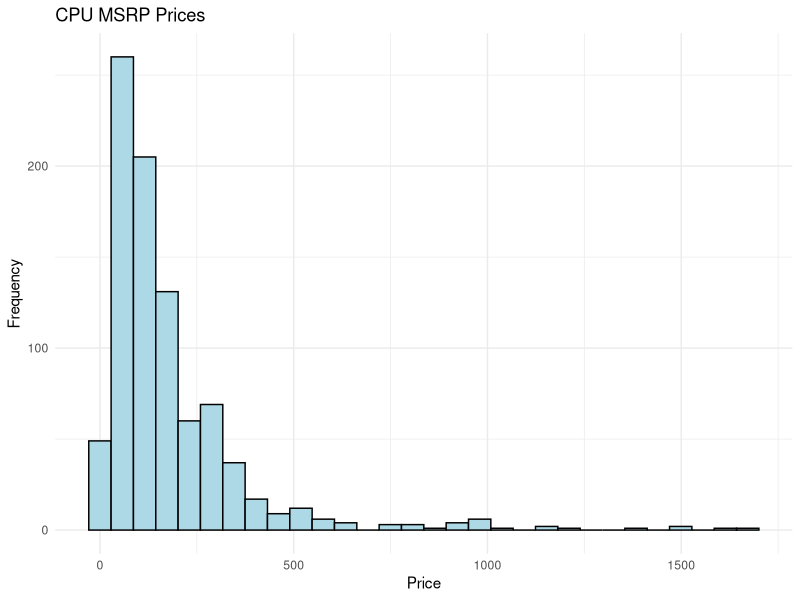
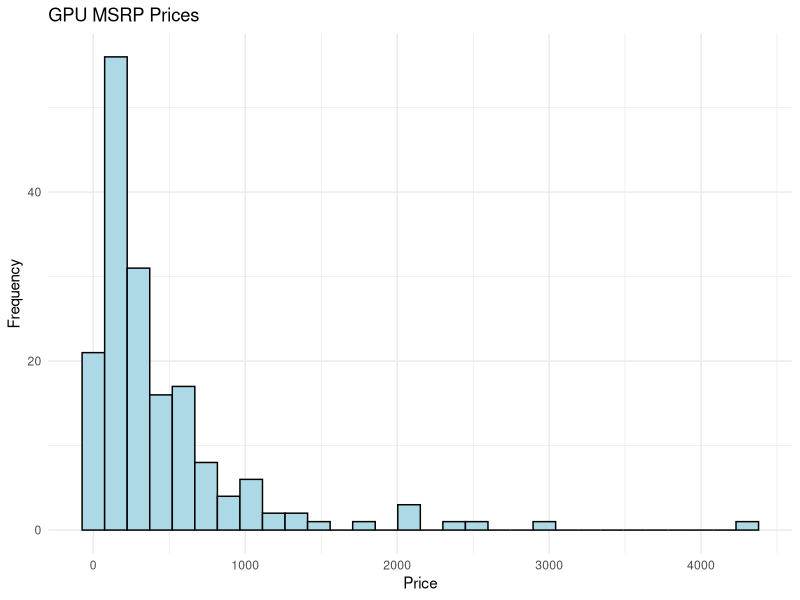
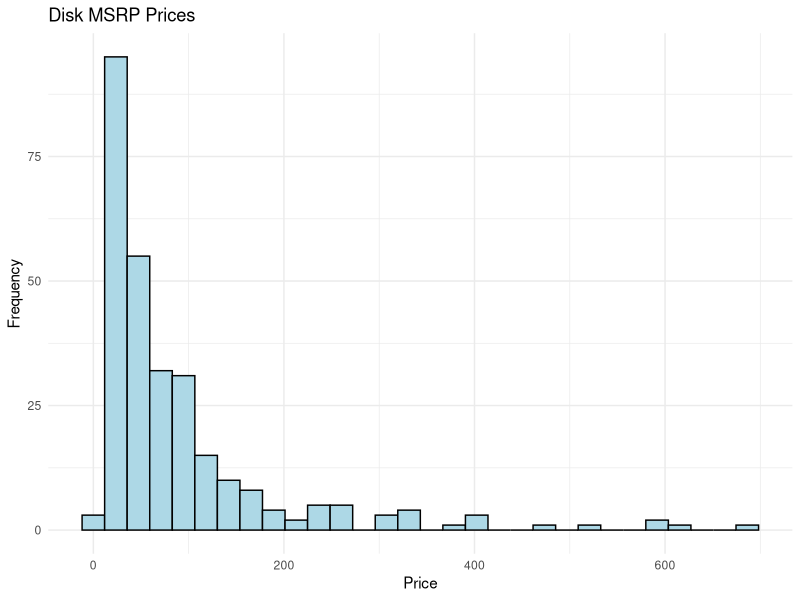
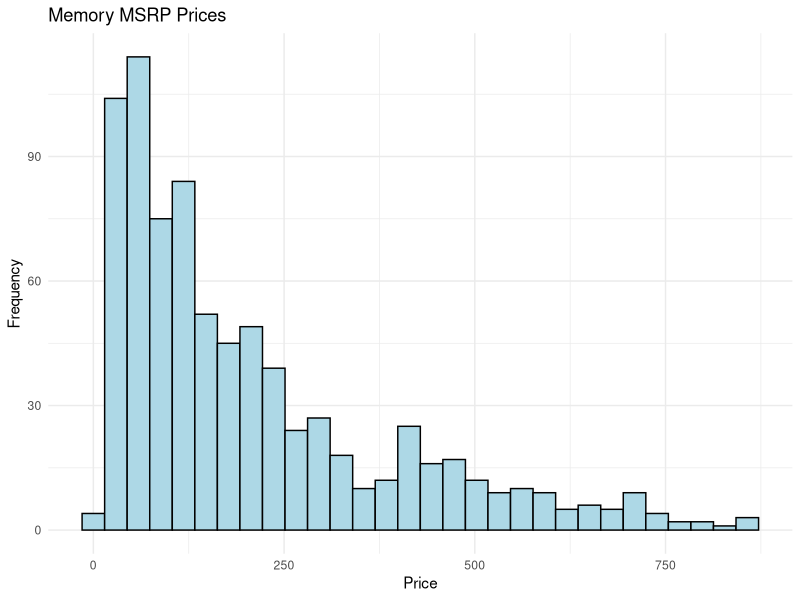
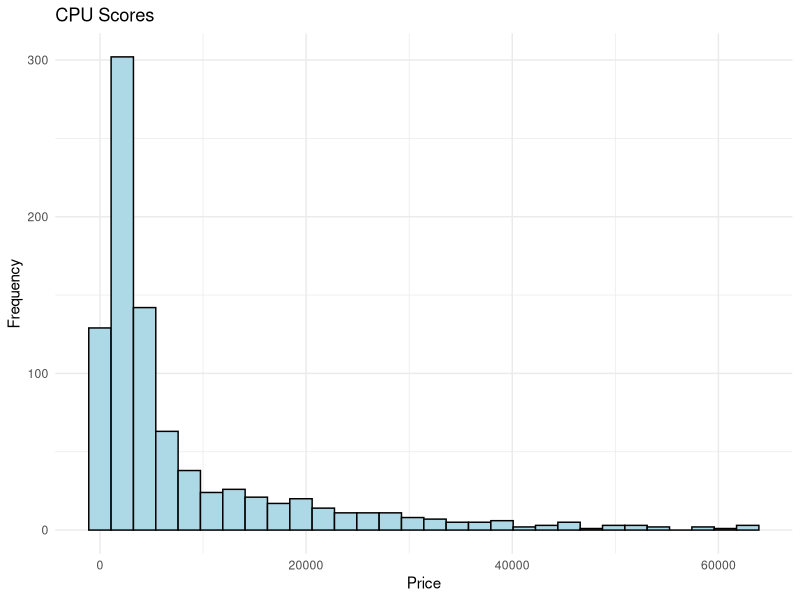
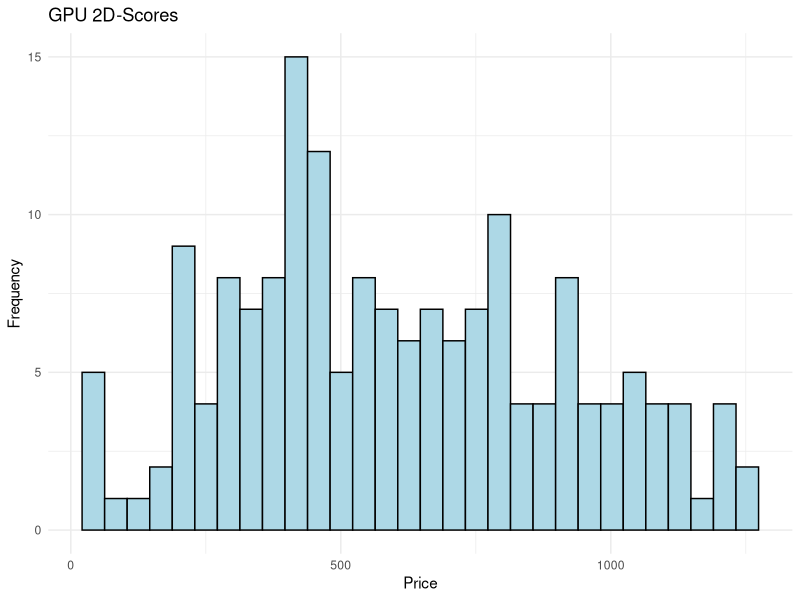
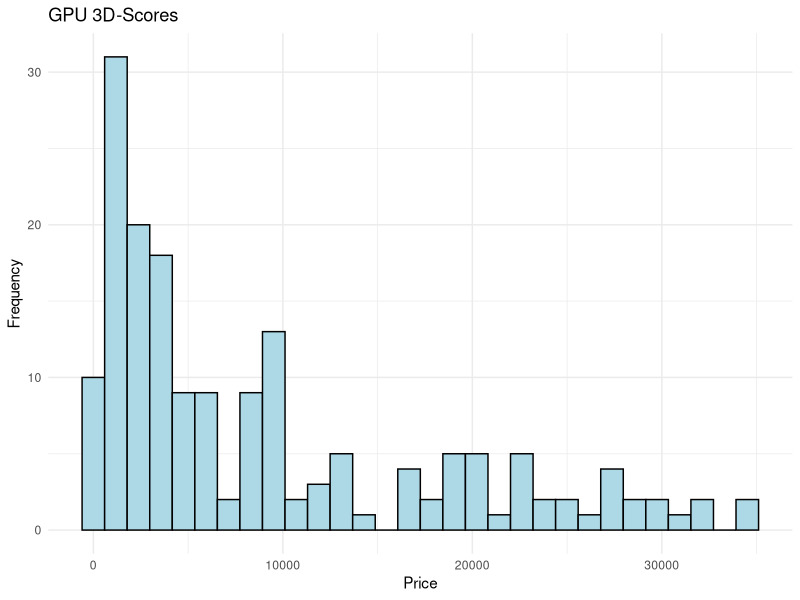
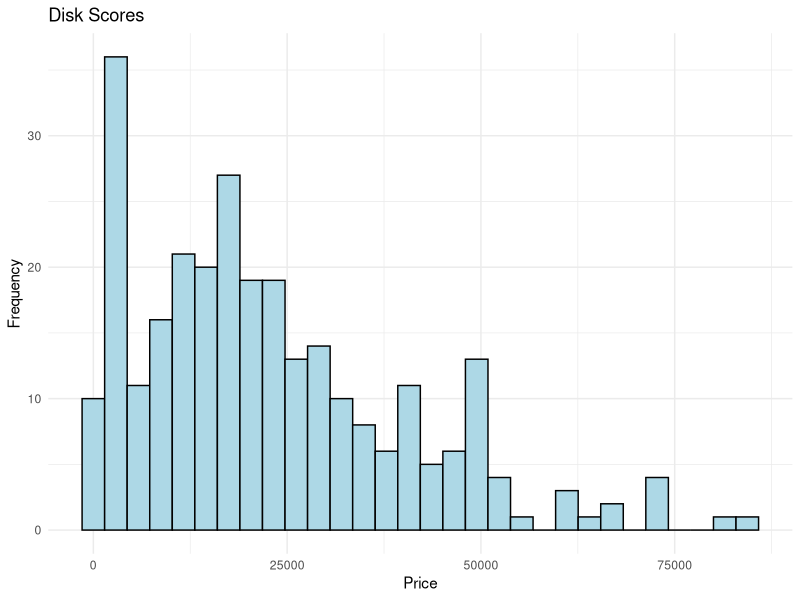

These charts were generated, in order, by the following R code:
## ---- chunk 1
if (!require("ggplot2")) install.packages("ggplot2")
if (!require("dplyr")) install.packages("dplyr")
## ---- chunk 2
CPU <- read.csv("../final_data/CPU.csv")
CPU$ReleaseDate <- as.Date(CPU$ReleaseDate, format = "%Y-%m-%d")
CPU$CurrentDate <- as.Date(CPU$CurrentDate, format = "%Y-%m-%d")
CPU$Score <- as.numeric(CPU$Score)
CPU$X.1 <- NULL
CPU$X <- NULL
summary(CPU)
## ---- chunk 3
GPU <- read.csv("../final_data/GPU.csv")
GPU$ReleaseDate <- as.Date(GPU$ReleaseDate, format = "%Y-%m-%d")
GPU$CurrentDate <- as.Date(GPU$CurrentDate, format = "%Y-%m-%d")
GPU$G3DScore <- as.numeric(GPU$G3DScore)
GPU$G2DScore <- as.numeric(GPU$G2DScore)
GPU$X.1 <- NULL
GPU$X <- NULL
summary(GPU)
## ---- chunk 4
Disk <- read.csv("../final_data/Disk.csv")
Disk$ReleaseDate <- as.Date(Disk$ReleaseDate, format = "%Y-%m-%d")
Disk$CurrentDate <- as.Date(Disk$CurrentDate, format = "%Y-%m-%d")
Disk$Score <- as.numeric(Disk$Score)
Disk$X.1 <- NULL
Disk$X <- NULL
summary(Disk)
## ---- chunk 5
Memory <- read.csv("../final_data/Memory.csv")
Memory$ReleaseDate <- as.Date(Memory$ReleaseDate, format = "%Y-%m-%d")
Memory$CurrentDate <- as.Date(Memory$CurrentDate, format = "%Y-%m-%d")
Memory$Score <- as.numeric(Memory$Score)
Memory$X.1 <- NULL
Memory$X <- NULL
summary(Memory)
## ---- chunk 6
ggplot(CPU, aes(x=AdjustedReleasePrice)) + 
  geom_histogram(bins=30, fill="lightblue", color="black") +
  labs(title="CPU MSRP Prices", x="Price", y="Frequency") +
  theme_minimal()

ggplot(GPU, aes(x=AdjustedReleasePrice)) + 
  geom_histogram(bins=30, fill="lightblue", color="black") +
  labs(title="GPU MSRP Prices", x="Price", y="Frequency") +
  theme_minimal()

ggplot(Disk, aes(x=AdjustedReleasePrice)) + 
  geom_histogram(bins=30, fill="lightblue", color="black") +
  labs(title="Disk MSRP Prices", x="Price", y="Frequency") +
  theme_minimal()

ggplot(Memory, aes(x=AdjustedReleasePrice)) + 
  geom_histogram(bins=30, fill="lightblue", color="black") +
  labs(title="Memory MSRP Prices", x="Price", y="Frequency") +
  theme_minimal()
## ---- chunk 7
ggplot(CPU, aes(x=Score)) + 
  geom_histogram(bins=30, fill="lightblue", color="black") +
  labs(title="CPU Scores", x="Price", y="Frequency") +
  theme_minimal()

ggplot(GPU, aes(x=G2DScore)) + 
  geom_histogram(bins=30, fill="lightblue", color="black") +
  labs(title="GPU 2D-Scores", x="Price", y="Frequency") +
  theme_minimal()

ggplot(GPU, aes(x=G3DScore)) + 
  geom_histogram(bins=30, fill="lightblue", color="black") +
  labs(title="GPU 3D-Scores", x="Price", y="Frequency") +
  theme_minimal()

ggplot(Disk, aes(x=Score)) + 
  geom_histogram(bins=30, fill="lightblue", color="black") +
  labs(title="Disk Scores", x="Price", y="Frequency") +
  theme_minimal()

ggplot(Memory, aes(x=Score)) + 
  geom_histogram(bins=30, fill="lightblue", color="black") +
  labs(title="Memory Scores", x="Price", y="Frequency") +
  theme_minimal()
## ---- chunk 8
cpu_summary <- CPU %>% group_by(Quantile) %>% summarize(AvgPrice = mean(AdjustedReleasePrice))

gpu_summary <- GPU %>% group_by(Quantile) %>% summarize(AvgPrice = mean(AdjustedReleasePrice))

disk_summary <- Disk %>% group_by(Quantile) %>% summarize(AvgPrice = mean(AdjustedReleasePrice))

memory_summary <- Memory %>% group_by(Quantile) %>% summarize(AvgPrice = mean(AdjustedReleasePrice))



# Combining data

combined_data <- rbind(data.frame(Component = 'CPU', Quantile = cpu_summary$Quantile, Price = cpu_summary$AvgPrice),

                       data.frame(Component = 'GPU', Quantile = gpu_summary$Quantile, Price = gpu_summary$AvgPrice),

                       data.frame(Component = 'Disk', Quantile = disk_summary$Quantile, Price = disk_summary$AvgPrice),

                       data.frame(Component = 'Memory', Quantile = memory_summary$Quantile, Price = memory_summary$AvgPrice))



# Creating the plot

ggplot(combined_data, aes(x = Component, y = Price, fill = Quantile)) +

  geom_bar(stat = "identity", position = position_dodge()) +

  theme_minimal() +

  labs(title = "Component Release Prices per Quantile", x = "Component", y = "Price") +

  scale_fill_brewer(palette = "Set1") +

  theme(plot.title = element_text(hjust = 0.5))

## ---- chunk 9
# CPU Trend
ggplot(CPU, aes(x=ReleaseDate, y=AdjustedReleasePrice)) + 
  geom_line(color="blue") +
  geom_point(color="red") +
  labs(title="CPU Release Prices Over Time", x="Release Date", y="Price") +
  theme_minimal()

# GPU Trend
ggplot(GPU, aes(x=ReleaseDate, y=AdjustedReleasePrice)) + 
  geom_line(color="blue") +
  geom_point(color="red") +
  labs(title="GPU Release Prices Over Time", x="Release Date", y="Price") +
  theme_minimal()

# Disk Trend
ggplot(Disk, aes(x=ReleaseDate, y=AdjustedReleasePrice)) + 
  geom_line(color="blue") +
  geom_point(color="red") +
  labs(title="Disk Release Prices Over Time", x="Release Date", y="Price") +
  theme_minimal()

# Memory Trend
ggplot(Memory, aes(x=ReleaseDate, y=AdjustedReleasePrice)) + 
  geom_line(color="blue") +
  geom_point(color="red") +
  labs(title="Memory Release Prices Over Time", x="Release Date", y="Price") +
  theme_minimal()
## ---- chunk 10
# Add a Year column
CPU$Year <- format(CPU$ReleaseDate, "%Y")
GPU$Year <- format(GPU$ReleaseDate, "%Y")
Disk$Year <- format(Disk$ReleaseDate, "%Y")
Memory$Year <- format(Memory$ReleaseDate, "%Y")

# Calculate average price per year per quantile
cpu_yearly <- CPU %>%
  group_by(Year, Quantile) %>%
  summarize(AvgPrice = mean(ReleasePrice, na.rm = TRUE))

gpu_yearly <- GPU %>%
  group_by(Year, Quantile) %>%
  summarize(AvgPrice = mean(ReleasePrice, na.rm = TRUE))

disk_yearly <- Disk %>%
  group_by(Year, Quantile) %>%
  summarize(AvgPrice = mean(ReleasePrice, na.rm = TRUE))

memory_yearly <- Memory %>%
  group_by(Year, Quantile) %>%
  summarize(AvgPrice = mean(ReleasePrice, na.rm = TRUE))

# Plotting CPU Trend
ggplot(cpu_yearly, aes(x=Year, y=AvgPrice, color=Quantile, group=Quantile)) + 
  geom_line() +
  geom_point() +
  labs(title="CPU Average Release Prices Over Time per Quantile", x="Year", y="Average Price") +
  theme_minimal() +
  scale_color_brewer(palette = "Set1")

# Plotting GPU Trend
ggplot(gpu_yearly, aes(x=Year, y=AvgPrice, color=Quantile, group=Quantile)) + 
  geom_line() +
  geom_point() +
  labs(title="GPU Average Release Prices Over Time per Quantile", x="Year", y="Average Price") +
  theme_minimal() +
  scale_color_brewer(palette = "Set1")

# Plotting Disk Trend
ggplot(disk_yearly, aes(x=Year, y=AvgPrice, color=Quantile, group=Quantile)) + 
  geom_line() +
  geom_point() +
  labs(title="Disk Average Release Prices Over Time per Quantile", x="Year", y="Average Price") +
  theme_minimal() +
  scale_color_brewer(palette = "Set1")

# Plotting Memory Trend
ggplot(memory_yearly, aes(x=Year, y=AvgPrice, color=Quantile, group=Quantile)) + 
  geom_line() +
  geom_point() +
  labs(title="Memory Average Release Prices Over Time per Quantile", x="Year", y="Average Price") +
  theme_minimal() +
  scale_color_brewer(palette = "Set1")
## ---- chunk 11
# Add a Year column
CPU$Year <- format(CPU$ReleaseDate, "%Y")
GPU$Year <- format(GPU$ReleaseDate, "%Y")
Disk$Year <- format(Disk$ReleaseDate, "%Y")
Memory$Year <- format(Memory$ReleaseDate, "%Y")

# Calculate average price per year per quantile
cpu_yearly <- CPU %>%
  group_by(Year, Quantile) %>%
  summarize(AvgPrice = mean(AdjustedReleasePrice, na.rm = TRUE))

gpu_yearly <- GPU %>%
  group_by(Year, Quantile) %>%
  summarize(AvgPrice = mean(AdjustedReleasePrice, na.rm = TRUE))

disk_yearly <- Disk %>%
  group_by(Year, Quantile) %>%
  summarize(AvgPrice = mean(AdjustedReleasePrice, na.rm = TRUE))

memory_yearly <- Memory %>%
  group_by(Year, Quantile) %>%
  summarize(AvgPrice = mean(AdjustedReleasePrice, na.rm = TRUE))

# Plotting CPU Trend
ggplot(cpu_yearly, aes(x=Year, y=AvgPrice, color=Quantile, group=Quantile)) + 
  geom_line() +
  geom_point() +
  labs(title="CPU Average Adjusted Release Prices Over Time per Quantile", x="Year", y="Average Price") +
  theme_minimal() +
  scale_color_brewer(palette = "Set1")

# Plotting GPU Trend
ggplot(gpu_yearly, aes(x=Year, y=AvgPrice, color=Quantile, group=Quantile)) + 
  geom_line() +
  geom_point() +
  labs(title="GPU Average Adjusted Release Prices Over Time per Quantile", x="Year", y="Average Price") +
  theme_minimal() +
  scale_color_brewer(palette = "Set1")

# Plotting Disk Trend
ggplot(disk_yearly, aes(x=Year, y=AvgPrice, color=Quantile, group=Quantile)) + 
  geom_line() +
  geom_point() +
  labs(title="Disk Average Adjusted Release Prices Over Time per Quantile", x="Year", y="Average Price") +
  theme_minimal() +
  scale_color_brewer(palette = "Set1")

# Plotting Memory Trend
ggplot(memory_yearly, aes(x=Year, y=AvgPrice, color=Quantile, group=Quantile)) + 
  geom_line() +
  geom_point() +
  labs(title="Memory Average Adjusted Release Prices Over Time per Quantile", x="Year", y="Average Price") +
  theme_minimal() +
  scale_color_brewer(palette = "Set1")
